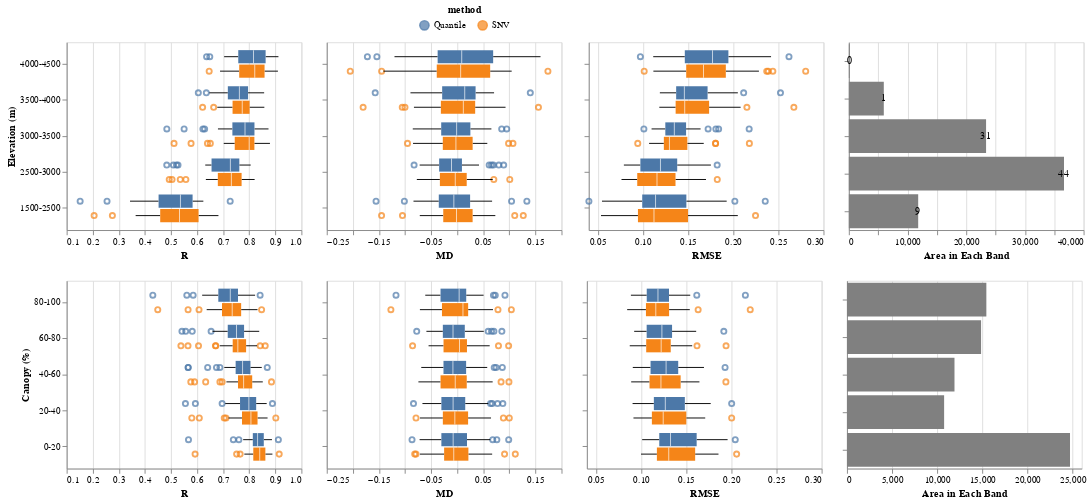

Source (notebook cell):
### Code cell
r_chart = alt.Chart(metrics_elev).mark_boxplot(extent=1).encode(
    alt.X("R:Q").scale(zero=False),
    alt.Y("elevation_band:O", scale=alt.Scale(reverse=True), axis=alt.Axis(title='Elevation (m)')),
    alt.Color("method"),
    yOffset=alt.YOffset('method:N')   #, scale=alt.Scale(domain=(10000,0))
).properties(
    width=250,
    height=200
    )

md_chart = alt.Chart(metrics_elev).mark_boxplot(extent=1).encode(
    alt.X("MD:Q").scale(zero=False),
    alt.Y("elevation_band:O", scale=alt.Scale(reverse=True), axis=alt.Axis(labels=False, title=None)),
    alt.Color("method"),
    yOffset=alt.YOffset('method:N')
).properties(
    width=250,
    height=200
    )

rmse_chart = alt.Chart(metrics_elev).mark_boxplot(extent=1).encode(
    alt.X("RMSE:Q").scale(zero=False),
    alt.Y("elevation_band:O", scale=alt.Scale(reverse=True), axis=alt.Axis(labels=False, title=None)),
    alt.Color("method", legend=alt.Legend(
        orient='none',
        legendX=375, legendY=-40,
        direction='horizontal',
        titleAnchor='middle')),
    yOffset=alt.YOffset('method:N')
).properties(
    width=250,
    height=200
    )

elev_chart = alt.Chart(area_by_elev).mark_bar().encode(
    alt.Y("elevation_band:O", scale=alt.Scale(reverse=True), axis=alt.Axis(labels=False, title=None)),
    alt.X('area_per_band', axis=alt.Axis(title ='Area in Each Band')),
    color=alt.value('grey')
).properties(
    width=250,
    height=200
    )

text_elev = elev_chart.mark_text(baseline="middle").encode(
    text = "stations_per_band:Q",
    color = alt.value('black')
)

# Canopy plot:
r_canopy = alt.Chart(metrics_canopy).mark_boxplot(extent=1).encode(
    alt.X("R:Q", scale=alt.Scale(domain=[0.1, 1.0])),
    alt.Y("canopy_band:O", scale=alt.Scale(reverse=True), axis=alt.Axis(title='Canopy (%)')),
    alt.Color("method"),
    yOffset=alt.YOffset('method:N')   #, scale=alt.Scale(domain=(10000,0))
).properties(
    width=250,
    height=200
    )

md_canopy = alt.Chart(metrics_canopy).mark_boxplot(extent=1).encode(
    alt.X("MD:Q", scale=alt.Scale(domain=[-0.25, 0.2])),
    alt.Y("canopy_band:O", scale=alt.Scale(reverse=True), axis=alt.Axis(labels=False, title=None)),
    alt.Color("method"),
    yOffset=alt.YOffset('method:N')
).properties(
    width=250,
    height=200
    )

rmse_canopy = alt.Chart(metrics_canopy).mark_boxplot(extent=1).encode(
    alt.X("RMSE:Q", scale=alt.Scale(domain=[0.04, 0.3])),
    alt.Y("canopy_band:O", scale=alt.Scale(reverse=True), axis=alt.Axis(labels=False, title=None)),
    alt.Color("method", legend=alt.Legend(
        orient='none',
        legendX=375, legendY=-40,
        direction='horizontal',
        titleAnchor='middle')),
    yOffset=alt.YOffset('method:N')
).properties(
    width=250,
    height=200
    )

canopy_chart = alt.Chart(area_by_canopy).mark_bar().encode(
    alt.Y("canopy_band:O", scale=alt.Scale(reverse=True), axis=alt.Axis(labels=False, title=None)),
    alt.X('area_per_band', axis=alt.Axis(title='Area in Each Band')),
    color=alt.value('grey')
).properties(
    width=250,
    height=200
    )

concat = alt.vconcat(alt.hconcat(r_chart, md_chart, rmse_chart, elev_chart + text_elev), alt.hconcat(r_canopy, md_canopy, rmse_canopy, canopy_chart))
concat

### Figure 1 — Vega-Lite specification as saved in the notebook (floating-point values rounded to 4 significant figures; data arrays with more than 128 entries replaced by an {"elided": "..."} marker saying what was removed)
{"config": {"view": {"continuousWidth": 300, "continuousHeight": 300}}, "vconcat": [{"hconcat": [{"data": {"name": "data-0b54ec29811573494afd4c29cb3e053c"}, "mark": {"type": "boxplot", "extent": 1}, "encoding": {"color": {"field": "method", "type": "nominal"}, "x": {"field": "R", "scale": {"zero": false}, "type": "quantitative"}, "y": {"axis": {"title": "Elevation (m)"}, "field": "elevation_band", "scale": {"reverse": true}, "type": "ordinal"}, "yOffset": {"field": "method", "type": "nominal"}}, "height": 200, "width": 250}, {"data": {"name": "data-0b54ec29811573494afd4c29cb3e053c"}, "mark": {"type": "boxplot", "extent": 1}, "encoding": {"color": {"field": "method", "type": "nominal"}, "x": {"field": "MD", "scale": {"zero": false}, "type": "quantitative"}, "y": {"axis": {"labels": false, "title": null}, "field": "elevation_band", "scale": {"reverse": true}, "type": "ordinal"}, "yOffset": {"field": "method", "type": "nominal"}}, "height": 200, "width": 250}, {"data": {"name": "data-0b54ec29811573494afd4c29cb3e053c"}, "mark": {"type": "boxplot", "extent": 1}, "encoding": {"color": {"field": "method", "legend": {"direction": "horizontal", "legendX": 375, "legendY": -40, "orient": "none", "titleAnchor": "middle"}, "type": "nominal"}, "x": {"field": "RMSE", "scale": {"zero": false}, "type": "quantitative"}, "y": {"axis": {"labels": false, "title": null}, "field": "elevation_band", "scale": {"reverse": true}, "type": "ordinal"}, "yOffset": {"field": "method", "type": "nominal"}}, "height": 200, "width": 250}, {"layer": [{"mark": {"type": "bar"}, "encoding": {"color": {"value": "grey"}, "x": {"axis": {"title": "Area in Each Band"}, "field": "area_per_band", "type": "quantitative"}, "y": {"axis": {"labels": false, "title": null}, "field": "elevation_band", "scale": {"reverse": true}, "type": "ordinal"}}}, {"mark": {"type": "text", "baseline": "middle"}, "encoding": {"color": {"value": "black"}, "text": {"field": "stations_per_band", "type": "quantitative"}, "x": {"axis": {"title": "Area in Each Band"}, "field": "area_per_band", "type": "quantitative"}, "y": {"axis": {"labels": false, "title": null}, "field": "elevation_band", "scale": {"reverse": true}, "type": "ordinal"}}}], "data": {"name": "data-4762866f3fca0020559b354fd3651471"}, "height": 200, "width": 250}]}, {"hconcat": [{"data": {"name": "data-14d1a85bd8dcc168d9a3c0207f191f90"}, "mark": {"type": "boxplot", "extent": 1}, "encoding": {"color": {"field": "method", "type": "nominal"}, "x": {"field": "R", "scale": {"domain": [0.1, 1.0]}, "type": "quantitative"}, "y": {"axis": {"title": "Canopy (%)"}, "field": "canopy_band", "scale": {"reverse": true}, "type": "ordinal"}, "yOffset": {"field": "method", "type": "nominal"}}, "height": 200, "width": 250}, {"data": {"name": "data-14d1a85bd8dcc168d9a3c0207f191f90"}, "mark": {"type": "boxplot", "extent": 1}, "encoding": {"color": {"field": "method", "type": "nominal"}, "x": {"field": "MD", "scale": {"domain": [-0.25, 0.2]}, "type": "quantitative"}, "y": {"axis": {"labels": false, "title": null}, "field": "canopy_band", "scale": {"reverse": true}, "type": "ordinal"}, "yOffset": {"field": "method", "type": "nominal"}}, "height": 200, "width": 250}, {"data": {"name": "data-14d1a85bd8dcc168d9a3c0207f191f90"}, "mark": {"type": "boxplot", "extent": 1}, "encoding": {"color": {"field": "method", "legend": {"direction": "horizontal", "legendX": 375, "legendY": -40, "orient": "none", "titleAnchor": "middle"}, "type": "nominal"}, "x": {"field": "RMSE", "scale": {"domain": [0.04, 0.3]}, "type": "quantitative"}, "y": {"axis": {"labels": false, "title": null}, "field": "canopy_band", "scale": {"reverse": true}, "type": "ordinal"}, "yOffset": {"field": "method", "type": "nominal"}}, "height": 200, "width": 250}, {"data": {"name": "data-17ff9bdd78ef427eff0c5e4718b3ab12"}, "mark": {"type": "bar"}, "encoding": {"color": {"value": "grey"}, "x": {"axis": {"title": "Area in Each Band"}, "field": "area_per_band", "type": "quantitative"}, "y": {"axis": {"labels": false, "title": null}, "field": "canopy_band", "scale": {"reverse": true}, "type": "ordinal"}}, "height": 200, "width": 250}]}], "$schema": "https://vega.github.io/schema/vega-lite/v5.20.1.json", "datasets": {"data-0b54ec29811573494afd4c29cb3e053c": {"elided": "320 records"}, "data-4762866f3fca0020559b354fd3651471": [{"elevation_band": [1500, 2500], "area_per_band": 11810.0, "stations_per_band": 9}, {"elevation_band": [2500, 3000], "area_per_band": 36660.0, "stations_per_band": 44}, {"elevation_band": [3000, 3500], "area_per_band": 23380.0, "stations_per_band": 31}, {"elevation_band": [3500, 4000], "area_per_band": 5954.0, "stations_per_band": 1}, {"elevation_band": [4000, 4500], "area_per_band": 134.2, "stations_per_band": 0}], "data-14d1a85bd8dcc168d9a3c0207f191f90": {"elided": "320 records"}, "data-17ff9bdd78ef427eff0c5e4718b3ab12": [{"canopy_band": [0, 20], "area_per_band": 24700.0, "stations_per_band": 33}, {"canopy_band": [20, 40], "area_per_band": 10760.0, "stations_per_band": 8}, {"canopy_band": [40, 60], "area_per_band": 11910.0, "stations_per_band": 2}, {"canopy_band": [60, 80], "area_per_band": 14850.0, "stations_per_band": 13}, {"canopy_band": [80, 100], "area_per_band": 15440.0, "stations_per_band": 10}]}}
